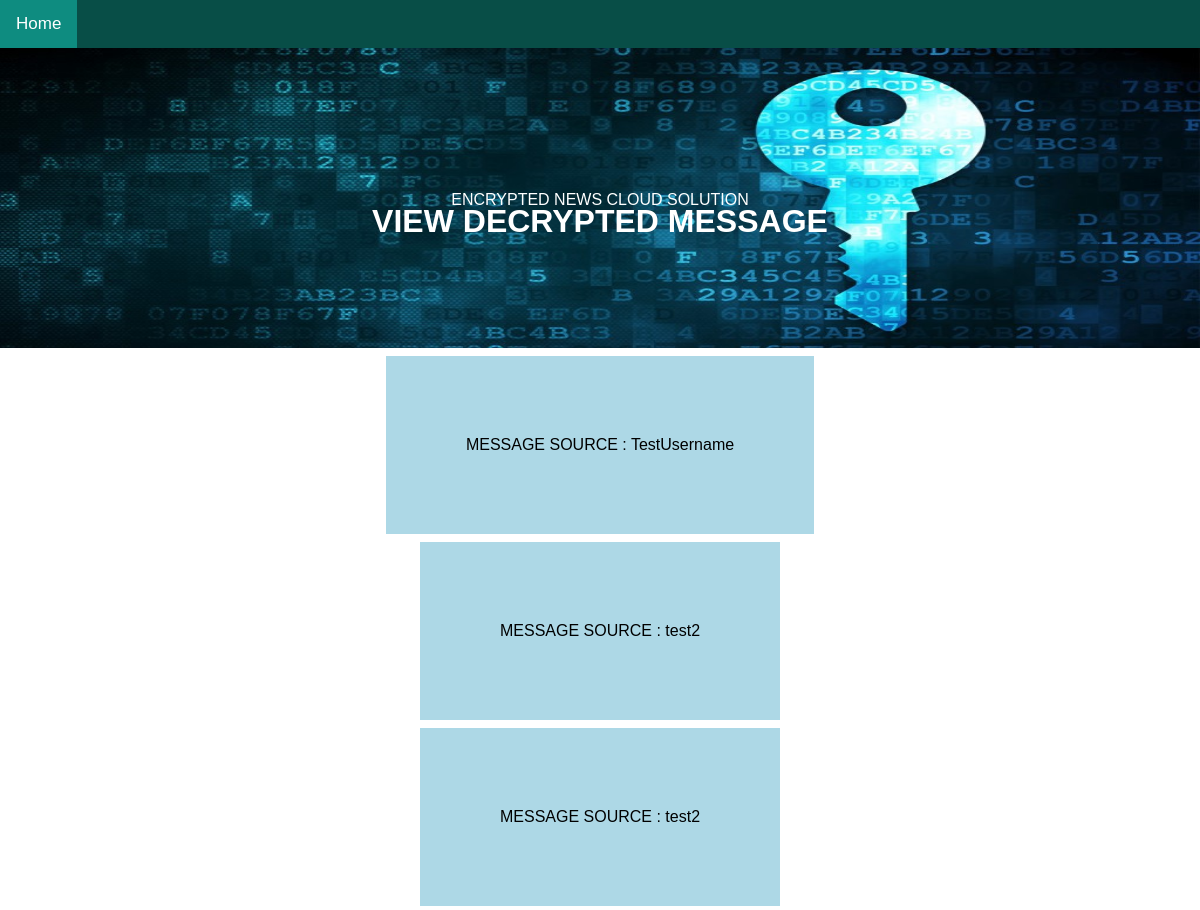
Before: /allMessage/shubham512 with the older database file.
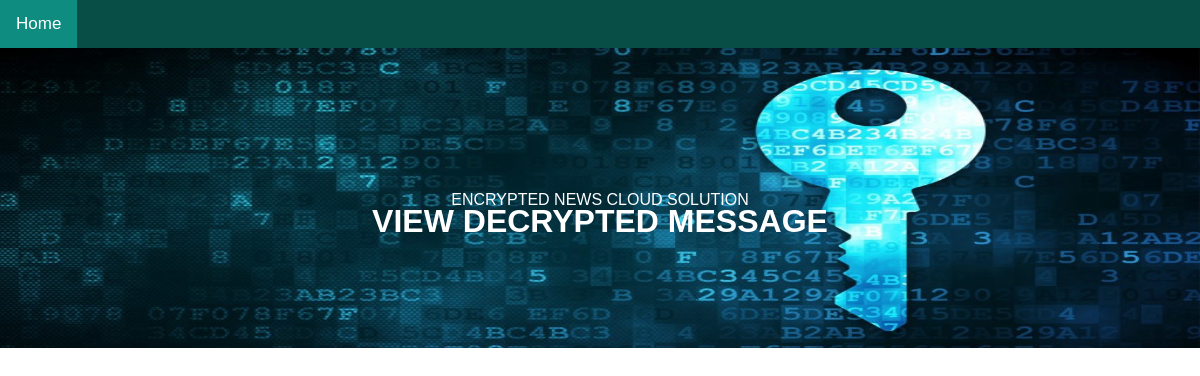
After: the same page with the newer database file.
### mainApp/models.py (models this page shows, shortened)
class NewsTip(models.Model):
    source = models.CharField(max_length=30)
    editor = models.CharField(max_length=30)
    message = models.BinaryField(max_length=None)

### mainApp/views.py (the view)
# urls.py: path('allMessage/<str:currenteditor>', views.allMessage),
def allMessage(request,currenteditor):
    messages=NewsTip.objects.filter(editor=currenteditor)
    results=messages.values()
    return render(request, 'mainApp/allMessage.html',{'results': results})

### mainApp/templates/mainApp/allMessage.html
{% extends 'mainApp/base/base.html' %}
{% load static %}
{% block title %} VIEW DECRYPTED MESSAGE {% endblock %}
{% block body %}
{% for result in results %}
<div class="h-500 center-v center-h btn-group" style="width:100%">
<a href="/singleMessage/{{ result.id }}"> <button class="button button1"> MESSAGE SOURCE : {{ result.source }} </button> </a>
</div>
{% endfor %}
{% endblock %}

### mainApp/templates/mainApp/base/base.html
{% load static %}
<!Doctype html>
<html>
<head>
  <link rel="stylesheet" href="{% static 'mainApp/styles/Style2.css' %}">
</head>
<body>
<div class="topnav">
  <a class="active" href="/login">Home</a>
</div>
<div class="container">
  <img src="{% static 'mainApp/images/wallpaper2.jpeg' %}" width=100% height="300" alt="Snow" >
    <h1 class="centered">{% block title %} {% endblock %}</h1>
    <div class="centered">ENCRYPTED NEWS CLOUD SOLUTION</div>
</div>
{% block body %}{% endblock %}
</body>
</html>

### static/mainApp/styles/Style2.css (style rules this page uses)
body { margin: 0; font-family: Arial, Helvetica, sans-serif; }
.topnav { overflow: hidden; background-color: #084e47; }
.topnav a { float: left; color: #f2f2f2; text-align: center; padding: 14px 16px; text-decoration: none; font-size: 17px; }
.topnav a.active { background-color: #0e8c80; color: white; }
.container { position: relative; text-align: center; color: white; }
.centered { position: absolute; top: 50%; left: 50%; transform: translate(-50%, -50%); }

Changed rows visible on the page:
removed NewsTip: source "TestUsername"
removed NewsTip: source "test2"
removed NewsTip: source "test2"
